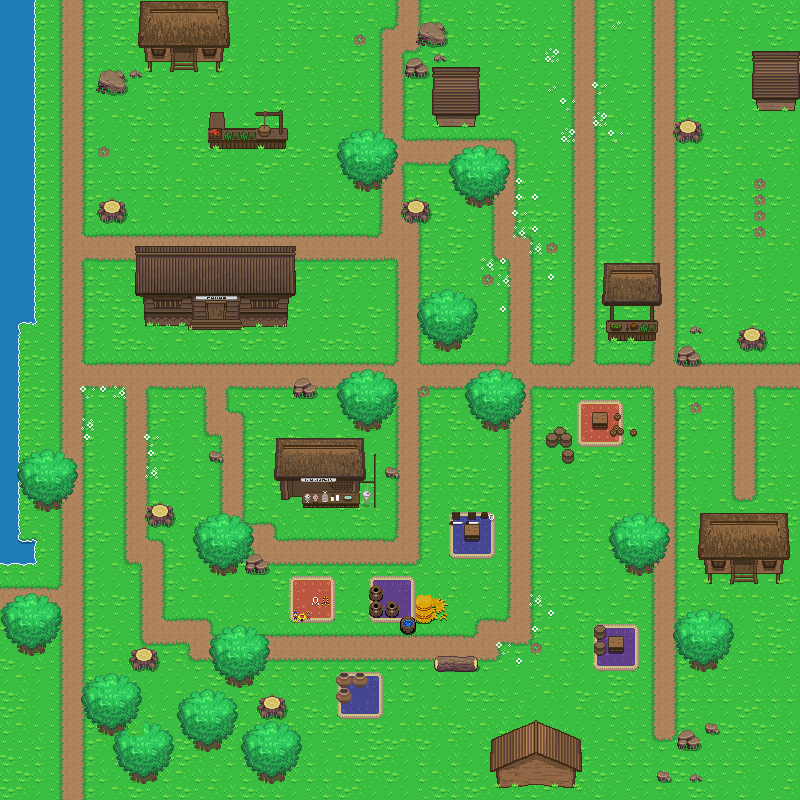

A 2D game scene composited from a Tiled map and its tileset images. What follows is a short description and the map's XML, with each tile layer's data collapsed to a summary:
An orthogonal 50x50 tile map with 16x16 px tiles, 6 tile layers (Tile Layer 1, Trees, Rock, Building, ...), 3 tilesets.

<map version="1.0" tiledversion="1.0.2" orientation="orthogonal" renderorder="left-down" width="50" height="50" tilewidth="16" tileheight="16" nextobjectid="1">
 <tileset firstgid="1" source="../Tileset/Overworld.tsx" />
 <tileset firstgid="1729" source="../Tileset/Building.tsx" />
 <tileset firstgid="3933" source="../Tileset/Inside.tsx" />
 <layer name="Tile Layer 1" width="50" height="50">
  <data>[2500 cells, 2500 non-empty, 27 distinct tile ids]</data>
 </layer>
 <layer name="Trees" width="50" height="50">
  <data>[2500 cells, 165 non-empty, 48 distinct tile ids]</data>
 </layer>
 <layer name="Rock" width="50" height="50">
  <data>[2500 cells, 63 non-empty, 26 distinct tile ids]</data>
 </layer>
 <layer name="Building" width="50" height="50">
  <data>[2500 cells, 157 non-empty, 130 distinct tile ids]</data>
 </layer>
 <layer name="Tile Layer 6" width="50" height="50">
  <data>[2500 cells, 6 non-empty, 4 distinct tile ids]</data>
 </layer>
 <layer name="AbovePlayer" width="50" height="50">
  <properties>
   <property name="unity:sortingLayerName" value="AbovePlayer" />
  </properties>
  <data>[2500 cells, 346 non-empty, 127 distinct tile ids]</data>
 </layer>
</map>
